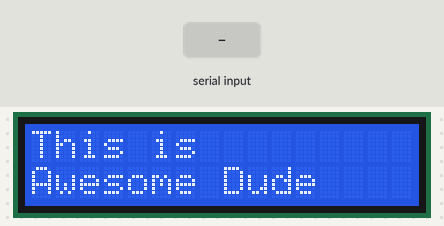
A sketch run on a simulated Arduino Uno, built with avr-gcc and run on an emulated ATmega328P. Parts: 16×2 character LCD. Inputs (shaded band) come from the test bench.

Above: at 1.2 s.
1.3 s: "#" received over Serial
At 2.7 s:
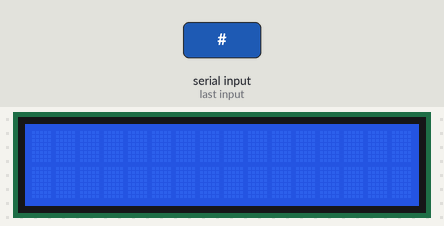
3.0 s: "1" received over Serial
At 4.1 s:
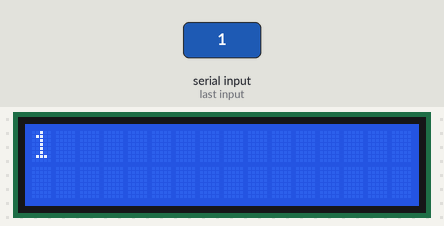
Timing chart, 0 to 6.0 s (numbered marks = the images above; inputs shaded):
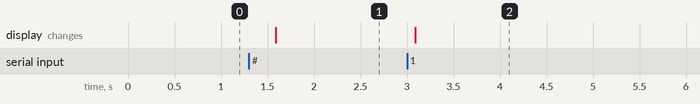

Measured:
- after the input at 1.3 s, the display: changes after 0.29 s (image 1)
- after the input at 3.0 s, the display: changes after 0.09 s (image 2)

The sketch:

mini.ino
```cpp
#include <LiquidCrystal_I2C.h>
#include <Wire.h>
LiquidCrystal_I2C lcd(0x27, 2, 1, 0, 4, 5, 6, 7, 3, POSITIVE);


void setup() {
  Serial.begin(9600);
  lcd.begin(2, 20);
  lcd.clear();
  lcd.setCursor(0,0);
  lcd.print("This is");
  lcd.setCursor(0,1);
  lcd.print("Awesome Dude");

}

void loop() {
  delay(300);
  if (Serial.available())
  {
    char ch = Serial.read();
    if (ch == '#')
    {
      lcd.clear();
    }
    else if (ch == '/')
    {
      lcd.setCursor(0,1);
    }
    else
  {
      lcd.write(ch);
    }
  }

}
```
